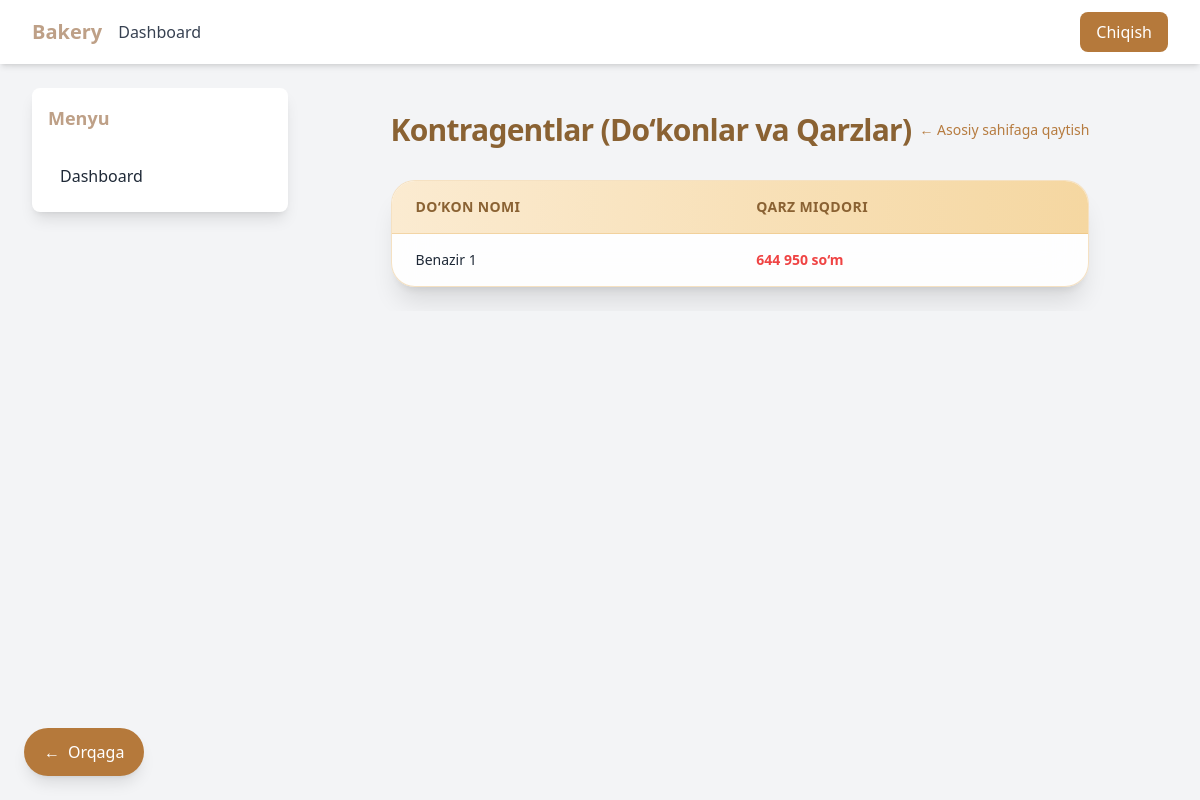
The app's page /reports/contragents/, older data.
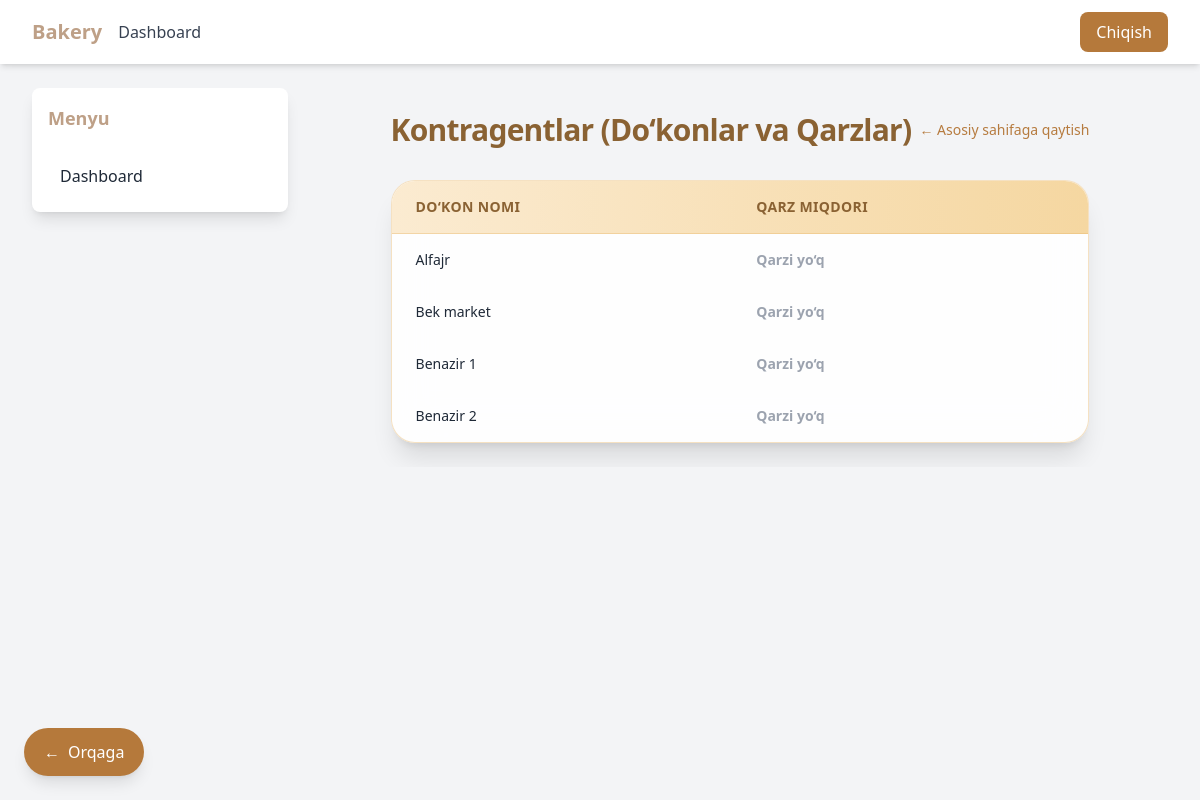
The same page, newer data.
### shops/models.py (models this page shows, shortened)
class Shop(models.Model):
    name = models.CharField(max_length=200)
    owner_name = models.CharField(max_length=150, blank=True, null=True)
    phone = models.CharField(max_length=20, blank=True, null=True)
    address = models.TextField(blank=True, null=True)
    region = models.ForeignKey(Region, on_delete=models.CASCADE, related_name="shops")
    loan_balance = models.DecimalField(
        max_digits=10, decimal_places=2, default=0,
        help_text="Shop’s outstanding debt (qarzdorlik)"
    )
    class Meta:
        verbose_name = "Do‘kon"
        verbose_name_plural = "Do‘konlar"

### reports/views.py (the view)
# urls.py: path("contragents/", views.contragents_report, name="contragents_report"),
def contragents_report(request):
    shops = Shop.objects.all().order_by("name")
    return render(request, "reports/contragents_report.html", {
        "shops": shops
    })

### reports/templates/reports/contragents_report.html
{% extends 'base.html' %}
{% load humanize %}
{% block content %}
<div class="max-w-6xl mx-auto p-6">
    <div class="flex items-center justify-between mb-8 flex-wrap gap-2">
        <h2 class="text-3xl font-bold text-[#8A6233] tracking-tight">
            Kontragentlar (Do‘konlar va Qarzlar)
        </h2>
        <a href="{% url 'dashboard:dashboard' %}"
           class="inline-flex items-center text-sm text-[#B67B3F] hover:text-[#8A6233] transition-colors">
            ← Asosiy sahifaga qaytish
        </a>
    </div>
    <div class="bg-white/90 backdrop-blur-xl rounded-3xl shadow-xl border border-[#E6B566]/40 overflow-hidden">
        <div class="overflow-x-auto">
            <table class="min-w-full text-sm">
                <thead class="bg-gradient-to-r from-[#FBEBD1] to-[#F5D7A1] border-b border-[#E6B566]/40">
                    <tr>
                        <th class="px-6 py-4 text-left font-semibold text-[#8A6233] uppercase tracking-wide whitespace-nowrap">
                            Do‘kon nomi
                        </th>
                        <th class="px-6 py-4 text-left font-semibold text-[#8A6233] uppercase tracking-wide whitespace-nowrap">
                            Qarz miqdori
                        </th>
                    </tr>
                </thead>
                <tbody>
                    {% for shop in shops %}
                    <tr class="hover:bg-[#FFF9F1] transition-all duration-200">
                        <td class="px-6 py-4 text-gray-800 font-medium whitespace-nowrap">
                            {{ shop.name }}
                        </td>
                        <td class="px-6 py-4 font-semibold whitespace-nowrap">
                            {% if shop.loan_balance > 0 %}
                                <span class="text-red-500">{{ shop.loan_balance|floatformat:0|intcomma }} so‘m</span>
                            {% elif shop.loan_balance == 0 %}
                                <span class="text-gray-400">Qarzi yo‘q</span>
                            {% else %}
                                <span class="text-green-600">+{{ shop.loan_balance|floatformat:0|intcomma }} so‘m</span>
                            {% endif %}
                        </td>
                    </tr>
                    {% empty %}
                    <tr>
                        <td colspan="2" class="px-6 py-8 text-center text-gray-500">
                            Hech qanday do‘kon topilmadi.
                        </td>
                    </tr>
                    {% endfor %}
                </tbody>
            </table>
        </div>
    </div>
</div>
{% endblock %}

Row changes from the older to the newer data that the page shows:
added Shop: name "Alfajr", loan_balance "Qarzi yo‘q"
added Shop: name "Bek market", loan_balance "Qarzi yo‘q"
changed Shop "Benazir 1": loan_balance "644 950" → (not shown); loan_balance "so‘m" → "Qarzi yo‘q"
added Shop: name "Benazir 2", loan_balance "Qarzi yo‘q"
